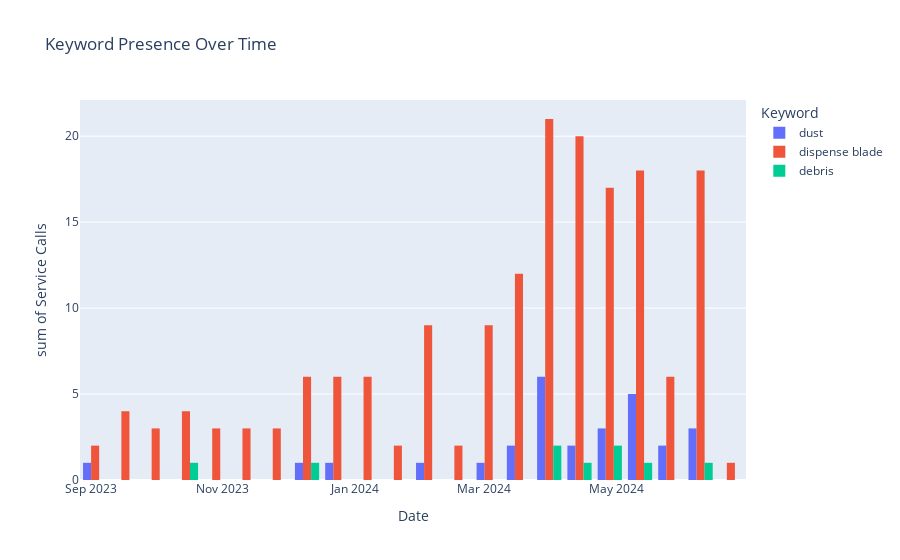

Write notebook code for a chart like this one.
### Code cell
import pandas as pd
import plotly.express as px
from plotly import graph_objects as go

#File path to your Excel file
file_path = 'C:/Users/rgae/OneDrive - QuidelOrtho/Documents/All QuidelFiles/Excel Files/6-21-2024 Copy of CTS.xlsx'

#read the Excel file and extract necessary columns
df = pd.read_excel(file_path, index_col=None, na_values=['NA'], usecols='AL, BN, BM')

#combine the text columns into a single text column for analysis
df['combined_text'] = df.astype(str).agg(' '.join, axis=1)

#define the function to count keyword frequencies
def count_keywords(text, keywords):
    text = text.lower()
    return {keyword: 1 if keyword in text else 0 for keyword in keywords} #binary values

#initialize what keywords you want here, LOWER CASE ONLY
keywords = ['dust', 'dispense blade', 'debris']

#Apply the function to each row in the DataFrame
df['keyword_frequency'] = df['combined_text'].apply(lambda x: count_keywords(x, keywords))

final_frequency = {}
#Sum the values of the entire column by keyword
for keyword in keywords:
    total_sum = {keyword: sum(df['keyword_frequency'].apply(lambda x: x[keyword]))}
    final_frequency.update(total_sum)

#get date dataframe
df['date'] = pd.to_datetime(df['Complete Loc Dt'])

#group dates with the words
keyword_date_frequency = df.groupby('date')['keyword_frequency'].apply(lambda x: pd.DataFrame(list(x)).sum()).reset_index()
keyword_date_frequency = keyword_date_frequency.rename(columns = {'level_1' : 'Keyword', 'keyword_frequency': 'Service Calls', 'date': 'Date'})

#histogram side to side (https://plotly.com/python/bar-charts/)
#Change to graph object and send over next time
fig = px.histogram(keyword_date_frequency, x = 'Date', y = 'Service Calls', color = 'Keyword', barmode = 'group', title = 'Keyword Presence Over Time')
fig.show()

#not working quite well here
fig1 = go.Figure(
    data = [
        go.Bar(name = keywords[0],
               x = keyword_date_frequency['Date'],
               y = keyword_date_frequency['Service Calls'])
    ],
    layout = go.Layout(
        title = 'Keyword Presence Over Time',
        yaxis_title = 'Service Calls',
        xaxis_title = 'Date',
        barmode = 'group'
    )
)
#fig1.show()

### Figure 1 — Plotly figure (JSON) as saved in the notebook; plotly's stock layout.template omitted (floating-point values rounded to 4 significant figures; data arrays with more than 128 entries replaced by an {"elided": "..."} marker saying what was removed)
{"data": [{"alignmentgroup": "True", "bingroup": "x", "histfunc": "sum", "hovertemplate": "Keyword=dust<br>Date=%{x}<br>sum of Service Calls=%{y}<extra></extra>", "legendgroup": "dust", "marker": {"color": "#636efa", "pattern": {"shape": ""}}, "name": "dust", "offsetgroup": "dust", "orientation": "v", "showlegend": true, "type": "histogram", "x": {"elided": "172 str values"}, "xaxis": "x", "y": {"elided": "172 int values"}, "yaxis": "y"}, {"alignmentgroup": "True", "bingroup": "x", "histfunc": "sum", "hovertemplate": "Keyword=dispense blade<br>Date=%{x}<br>sum of Service Calls=%{y}<extra></extra>", "legendgroup": "dispense blade", "marker": {"color": "#EF553B", "pattern": {"shape": ""}}, "name": "dispense blade", "offsetgroup": "dispense blade", "orientation": "v", "showlegend": true, "type": "histogram", "x": {"elided": "172 str values"}, "xaxis": "x", "y": {"elided": "172 int values"}, "yaxis": "y"}, {"alignmentgroup": "True", "bingroup": "x", "histfunc": "sum", "hovertemplate": "Keyword=debris<br>Date=%{x}<br>sum of Service Calls=%{y}<extra></extra>", "legendgroup": "debris", "marker": {"color": "#00cc96", "pattern": {"shape": ""}}, "name": "debris", "offsetgroup": "debris", "orientation": "v", "showlegend": true, "type": "histogram", "x": {"elided": "172 str values"}, "xaxis": "x", "y": {"elided": "172 int values"}, "yaxis": "y"}], "layout": {"barmode": "group", "legend": {"title": {"text": "Keyword"}, "tracegroupgap": 0}, "title": {"text": "Keyword Presence Over Time"}, "xaxis": {"anchor": "y", "domain": [0, 1], "title": {"text": "Date"}}, "yaxis": {"anchor": "x", "domain": [0, 1], "title": {"text": "sum of Service Calls"}}}}
